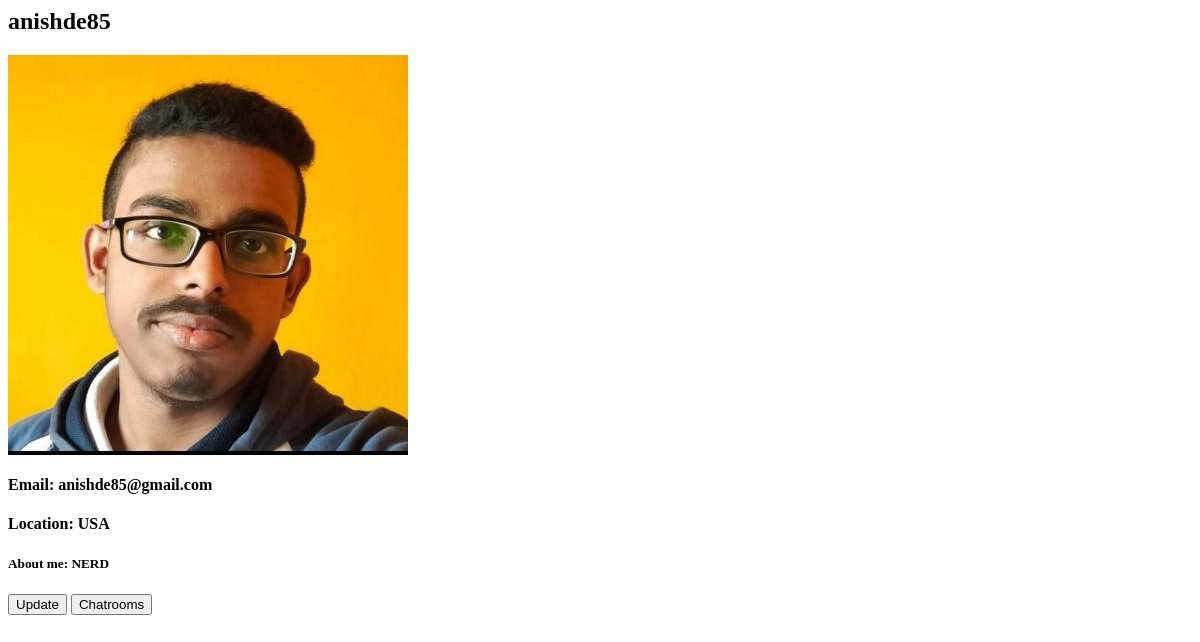
The page /profile/ (signed in) on the database as committed earlier.
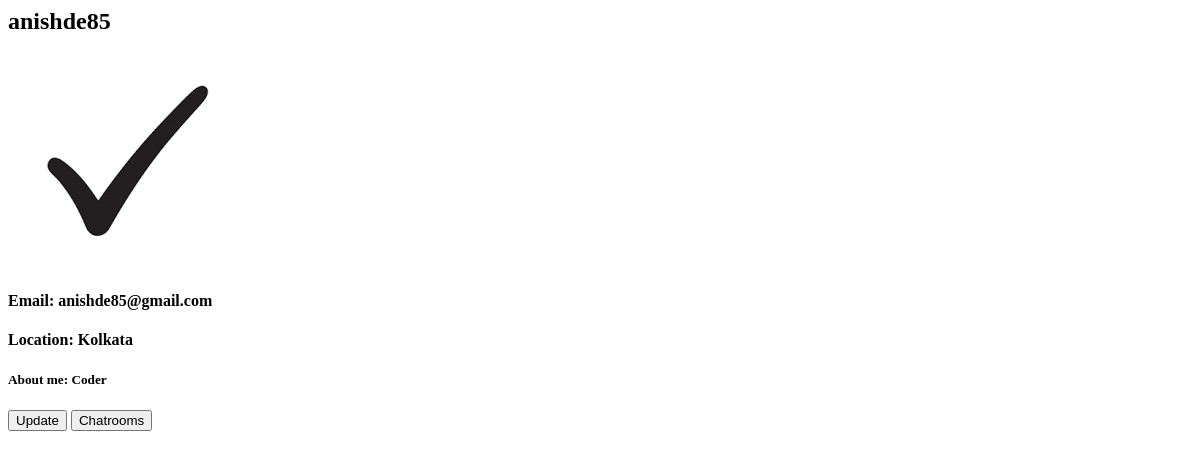
The same page on the database as committed later.
### users/models.py (models this page shows, shortened)
class Profile(models.Model):
    user = models.OneToOneField(User, on_delete=models.CASCADE)
    email = models.CharField(max_length=32, blank=True)
    location = models.CharField(max_length=30, blank=True)
    about_me = models.TextField(blank=True)
    image = models.ImageField(default='default.jpg', upload_to='profile_pics')
    messages = models.CharField(max_length=10000,blank=True)

### users/views.py (the view)
# urls.py: path('profile/', user_views.profile, name='profile'),
def profile(request, username: str = ""):
    if not username and not request.user.is_authenticated:
        return redirect('home')
    elif not username:
        username = request.user.username
    try:
        user = User.objects.get(username=username)
    except User.DoesNotExist:
        return redirect('home')
    return render(request, 'profile.html',
                  {
                    'profile':user.profile,
                    'username':user.username
                  }
                  )

### users/templates/profile.html (shortened to what this page needs)
{% load static %}
{% block content %}
<h2>{{ username }}</h2>
<img src="{{ profile.image.url }}">
<h4> Email: {{ profile.email }}</h4>
<h4> Location: {{ profile.location }}</h4>
<h5> About me: {{ profile.about_me }}</h5>
<button onclick="location.href=`{% url 'updateprofile' %}`">Update</button>
<button onclick="location.href=`{% url 'roomno' %}`">Chatrooms</button>
{% endblock content %}

Rows that differ between the two databases and show on the page:
changed Profile "anishde85@gmail.com": image: picture added in place of a placeholder; location "USA" → "Kolkata"; about_me "NERD" → "Coder"
